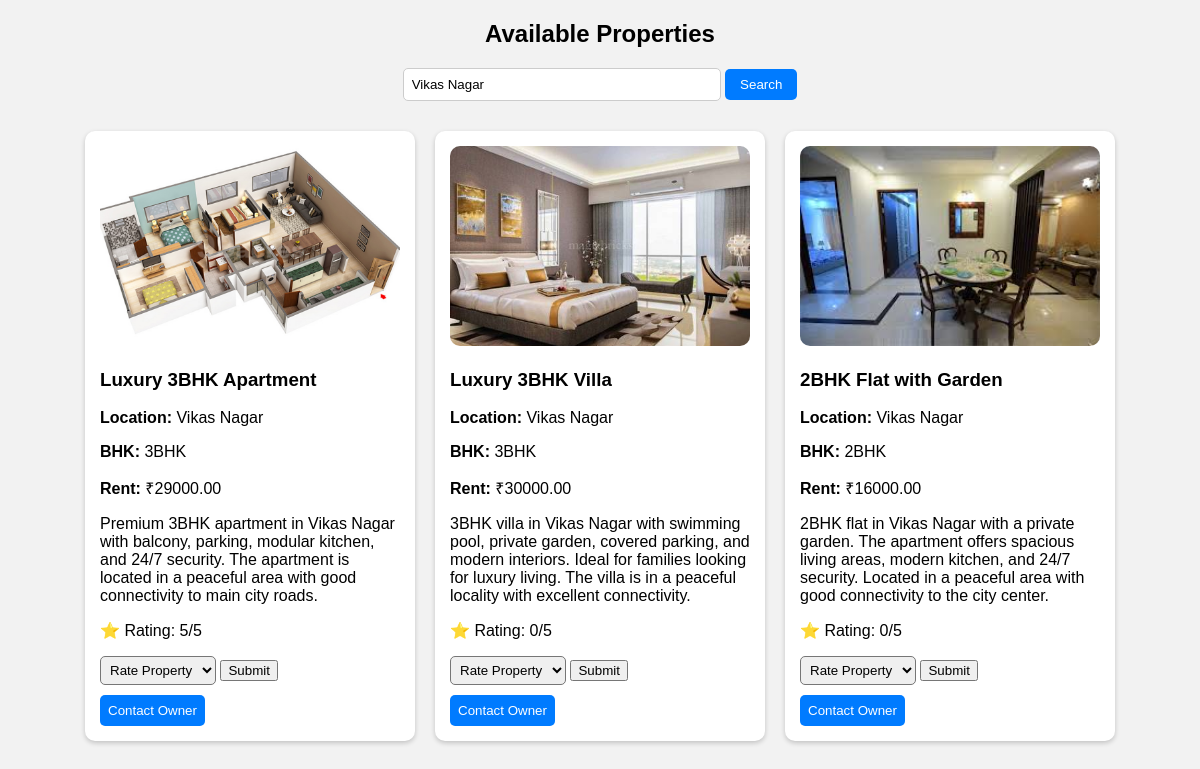
Page /show_property.php?location=Vikas Nagar (signed in) on the committed database.
### tables this page shows
CREATE TABLE `properties` (
  `id` int(11) UNSIGNED NOT NULL,
  `title` varchar(255) NOT NULL,
  `location` varchar(100) NOT NULL,
  `bhk` varchar(50) NOT NULL,
  `area` varchar(50) NOT NULL,
  `rent` decimal(10,2) NOT NULL,
  `description` text NOT NULL,
  `image` varchar(255) DEFAULT NULL,
  `created_at` timestamp NOT NULL DEFAULT current_timestamp(),
  `owner_id` int(11) DEFAULT NULL
);

### show_property.php (the view, shortened to what this page needs)
<?php
$conn = mysqli_connect("localhost","root","","primedwell");
$search="";
if(isset($_GET['location'])){
$search=mysqli_real_escape_string($conn,$_GET['location']);
}
$sql="SELECT * FROM properties WHERE 1";
if(!empty($search)){
$sql.=" AND (title LIKE '%$search%'
OR location LIKE '%$search%'
OR bhk LIKE '%$search%'
OR rent LIKE '%$search%')";
}
$sql.=" ORDER BY id DESC";
$result=mysqli_query($conn,$sql);
?>
<!DOCTYPE html>
<html>
<head>
</head>
<body>
<h2>Available Properties</h2>
<div class="search-form">
<form method="GET">
<input type="text" name="location"
placeholder="Search location, rent, BHK..."
value="<?php echo htmlspecialchars($search); ?>">
<button type="submit">Search</button>
</form>
</div>
<div class="property-container">
<?php
if(mysqli_num_rows($result)>0){
while($row=mysqli_fetch_assoc($result)){
?>
<div class="property-card">
<img src="uploads/<?php echo $row['image']; ?>">
<h3><?php echo $row['title']; ?></h3>
<p><b>Location:</b> <?php echo $row['location']; ?></p>
<p><b>BHK:</b> <?php echo $row['bhk']; ?></p>
<p><b>Rent:</b> ₹<?php echo $row['rent']; ?></p>
<p><?php echo $row['description']; ?></p>
<?php
$pid=$row['id'];
$r=mysqli_query($conn,"SELECT AVG(rating) as avg_rating
FROM property_ratings
WHERE property_id='$pid'");
$rating=mysqli_fetch_assoc($r);
?>
<p>⭐ Rating: <?php echo round($rating['avg_rating'],1); ?>/5</p>
<?php if(isset($_SESSION['user_id'])){ ?>
<form method="POST" class="rating-form">
<select name="rating" required>
<option value="">Rate Property</option>
</select>
<button type="submit" name="rate_property">
Submit
</button>
</form>
<?php } else { ?>
<a href="login.php" class="contact-toggle-btn">
Login to Rate Property
</a>
<?php } ?>
<?php if(isset($_SESSION['user_id'])){ ?>
<button class="contact-toggle-btn"
onclick="toggleForm(<?php echo $row['id']; ?>)">
Contact Owner
</button>
<?php } else { ?>
<a href="login.php" class="contact-toggle-btn">
Login to Contact Owner
</a>
<?php } ?>
</div>
<?php
}
}else{
echo "<h3>No properties found</h3>";
}
?>
</div>
</body>
</html>

### show_property.php (style rules this page uses)
body { font-family:Arial; margin:20px; background:#f2f2f2; }
h2 { text-align:center; }
.property-container { display:flex; flex-wrap:wrap; justify-content:center; gap:20px; }
.property-card { background:#fff; border-radius:10px; box-shadow:0 2px 5px rgba(0,0,0,0.2); width:300px; padding:15px; }
.property-card img { width:100%; height:200px; object-fit:cover; border-radius:10px; }
.search-form { text-align:center; margin-bottom:30px; }
.search-form input { padding:8px; width:300px; border-radius:5px; border:1px solid #ccc; }
.search-form button { padding:8px 15px; background:#007bff; color:white; border:none; border-radius:5px; cursor:pointer; }
.contact-toggle-btn { padding:8px; border:none; background:#007bff; color:white; border-radius:5px; cursor:pointer; margin-top:10px; display:inline-block; text-decoration:none; }
.rating-form { margin-top:10px; }
.rating-form select { padding:5px; border-radius:5px; }

### rows in the picture
properties: image (picture), title "Luxury 3BHK Apartment", location "Vikas Nagar", bhk "3BHK", rent "29000.00", description "Premium 3BHK apartment in Vikas Nagar with balcony, parking, modular kitchen, and 24/7 security. The apartment is located in a peaceful area with good connectivity to main city roads.", avg_rating "5"
properties: image (picture), title "Luxury 3BHK Villa", location "Vikas Nagar", bhk "3BHK", rent "30000.00", description "3BHK villa in Vikas Nagar with swimming pool, private garden, covered parking, and modern interiors. Ideal for families looking for luxury living. The villa is in a peaceful locality with excellent connectivity.", avg_rating "0"
properties: image (picture), title "2BHK Flat with Garden", location "Vikas Nagar", bhk "2BHK", rent "16000.00", description "2BHK flat in Vikas Nagar with a private garden. The apartment offers spacious living areas, modern kitchen, and 24/7 security. Located in a peaceful area with good connectivity to the city center.", avg_rating "0"
